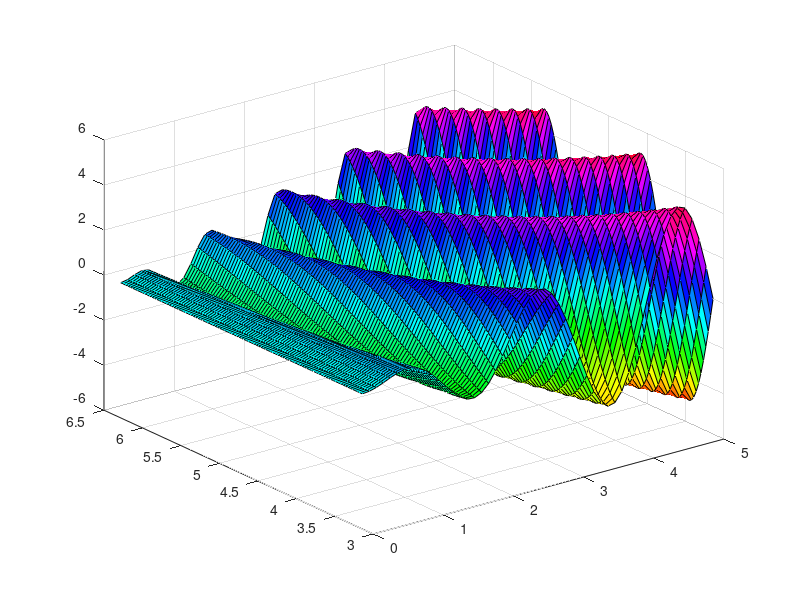

MATLAB code for this plot: (Note: this script raises an error after producing the figure.)
%% Visualization of functions of 2 variables

%% Initialization
clear; close all; clc

%% Visualizing

[X, Y] = meshgrid(0:.1:5, pi:.01*pi:2*pi);
Z = X.*sin(X.*Y);
% use default colorMap to color the mesh
mesh(X, Y, Z);

pause;

%% use a single colored mesh by specifying the EdgeColor surface property

mesh(X, Y, Z, 'EdgeColor', 'red');

pause;

%% Disable hidden line removal to show the mesh in see through

hidden off;

pause;

%% Color the surface
surf(X, Y, Z);
% specify a color map
colormap hsv;
% add color bar to plot
colorbar;

pause;

%% Make the surface transparent
surf(X, Y, Z);
%specify a color map
colormap hsv;
% specicy transparency value for alpha
alpha(0.4);

pause;

%% Illuminate surface with lights
surf(X, Y, Z, 'FaceColor', 'red', 'EdgeColor', 'none');
camlight left;
lighting phong;

pause;

%% 3D shaded surface with lighting
surfl(X, Y, Z);
shading interp;

pause;

%% 2D contour plot
contour(X, Y, Z);

pause;

%% Combine surface and contour plot
surfc(X, Y, Z);
colormap hsv;
alpha(0.2);

pause;

